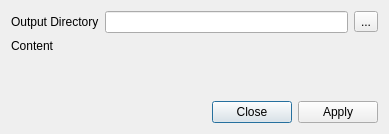
<?xml version="1.0" encoding="UTF-8"?>
<ui version="4.0">
 <class>Dialog</class>
 <widget class="QDialog" name="Dialog">
  <property name="geometry">
   <rect>
    <x>0</x>
    <y>0</y>
    <width>389</width>
    <height>134</height>
   </rect>
  </property>
  <property name="windowTitle">
   <string>Dialog</string>
  </property>
  <layout class="QVBoxLayout" name="verticalLayout">
   <item>
    <layout class="QGridLayout" name="gridLayout">
     <item row="0" column="1">
      <layout class="QHBoxLayout" name="horizontalLayout">
       <item>
        <widget class="QLineEdit" name="edit_outputdir"/>
       </item>
       <item>
        <widget class="QToolButton" name="btn_browse">
         <property name="text">
          <string>...</string>
         </property>
        </widget>
       </item>
      </layout>
     </item>
     <item row="1" column="0">
      <widget class="QLabel" name="label_2">
       <property name="text">
        <string>Content</string>
       </property>
      </widget>
     </item>
     <item row="0" column="0">
      <widget class="QLabel" name="label">
       <property name="text">
        <string>Output Directory</string>
       </property>
      </widget>
     </item>
     <item row="1" column="1">
      <layout class="QGridLayout" name="edit_content_frame"/>
     </item>
    </layout>
   </item>
   <item>
    <spacer name="verticalSpacer">
     <property name="orientation">
      <enum>Qt::Vertical</enum>
     </property>
     <property name="sizeHint" stdset="0">
      <size>
       <width>20</width>
       <height>40</height>
      </size>
     </property>
    </spacer>
   </item>
   <item>
    <widget class="QLabel" name="message">
     <property name="text">
      <string/>
     </property>
    </widget>
   </item>
   <item>
    <widget class="QDialogButtonBox" name="buttons">
     <property name="orientation">
      <enum>Qt::Horizontal</enum>
     </property>
     <property name="standardButtons">
      <set>QDialogButtonBox::Apply|QDialogButtonBox::Close</set>
     </property>
    </widget>
   </item>
  </layout>
 </widget>
 <resources/>
 <connections>
  <connection>
   <sender>buttons</sender>
   <signal>accepted()</signal>
   <receiver>Dialog</receiver>
   <slot>accept()</slot>
   <hints>
    <hint type="sourcelabel">
     <x>248</x>
     <y>254</y>
    </hint>
    <hint type="destinationlabel">
     <x>157</x>
     <y>274</y>
    </hint>
   </hints>
  </connection>
  <connection>
   <sender>buttons</sender>
   <signal>rejected()</signal>
   <receiver>Dialog</receiver>
   <slot>reject()</slot>
   <hints>
    <hint type="sourcelabel">
     <x>316</x>
     <y>260</y>
    </hint>
    <hint type="destinationlabel">
     <x>286</x>
     <y>274</y>
    </hint>
   </hints>
  </connection>
 </connections>
</ui>
